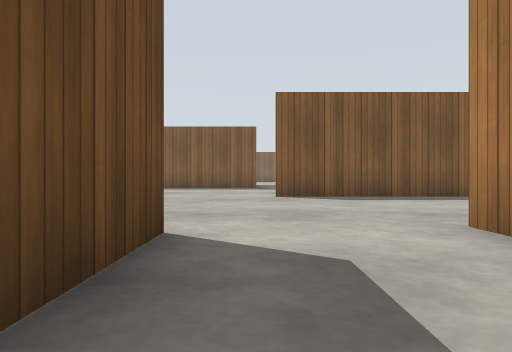
view 1 (above)

21 first-person views from a walk through a Gazebo world. The camera is 0.5 m above the floor, looks level and sees 70° across. The floor is counted in squares, 1 m on a side. Each view is taken from the middle of a square. On the plan, view 1 faces up. The plan holds only what a view shows up to about 9 squares ahead; the rest is blank. The place goes on beyond the plan. Gazebo's built-in surfaces are drawn with simple patterns.

view 2
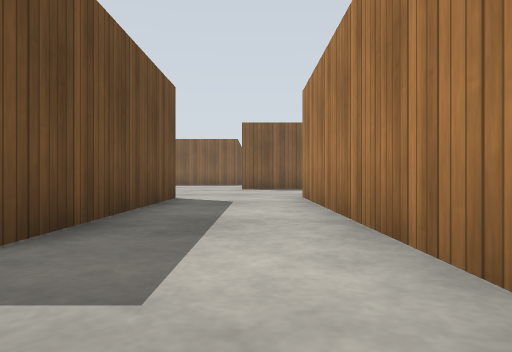

view 3
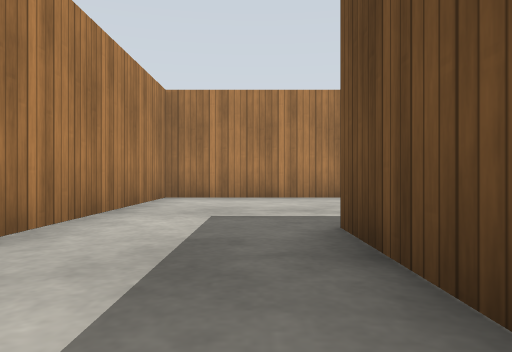

view 4
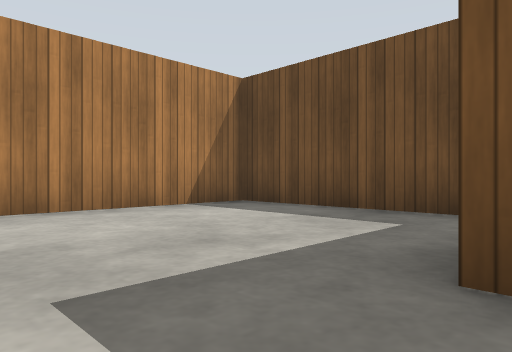

view 5
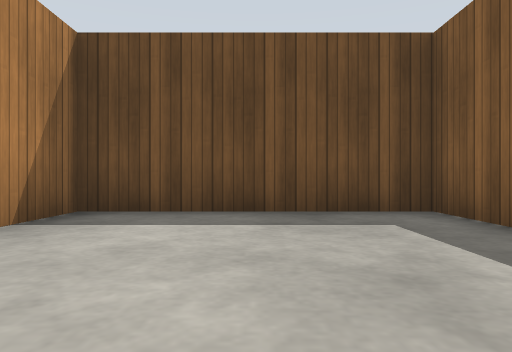

view 6
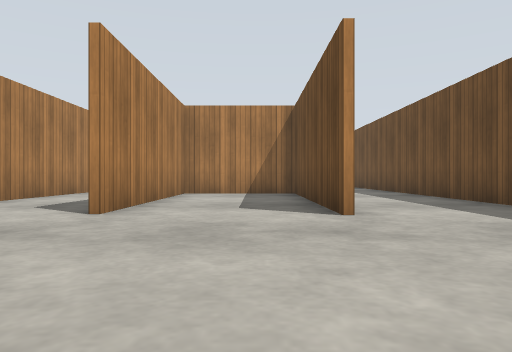

view 7
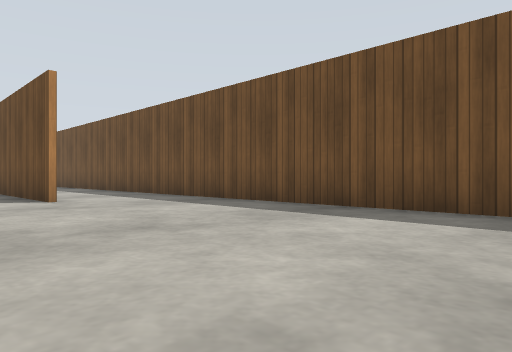

view 8
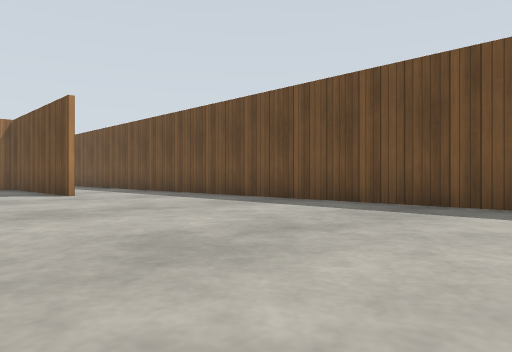

view 9
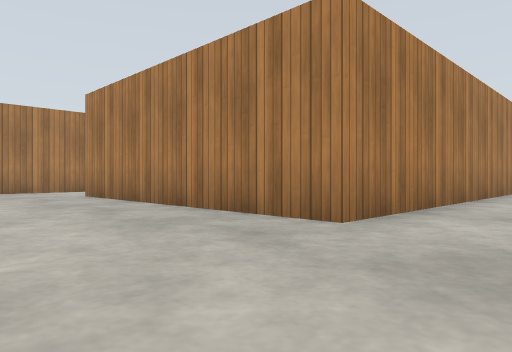

view 10
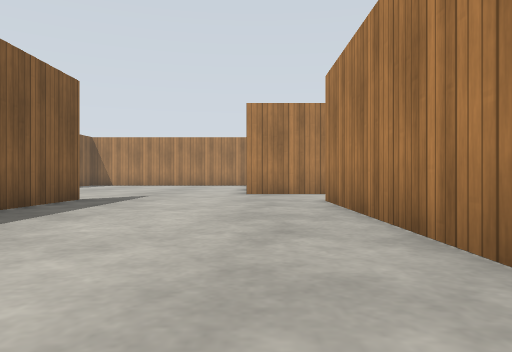

view 11
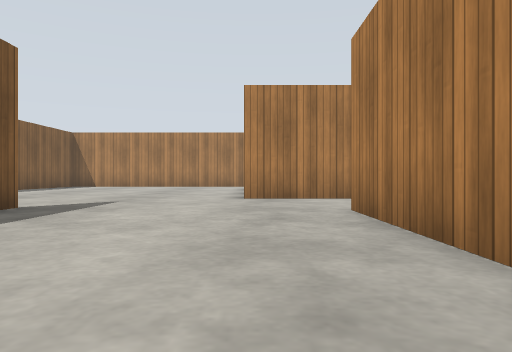

view 12
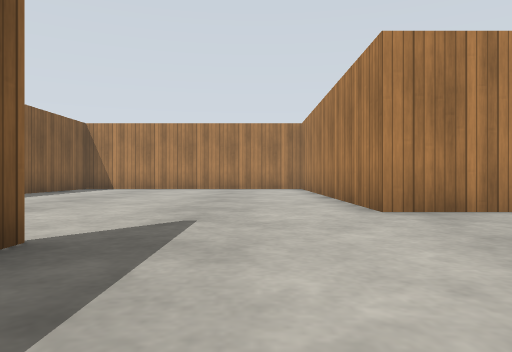

view 13
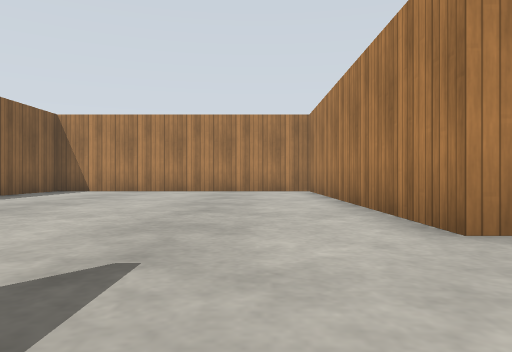

view 14
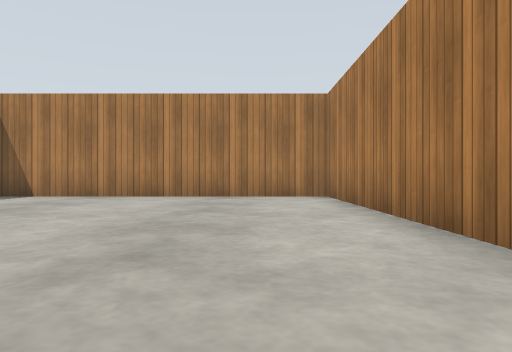

view 15
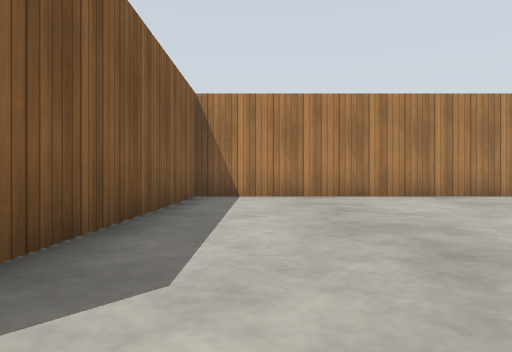

view 16
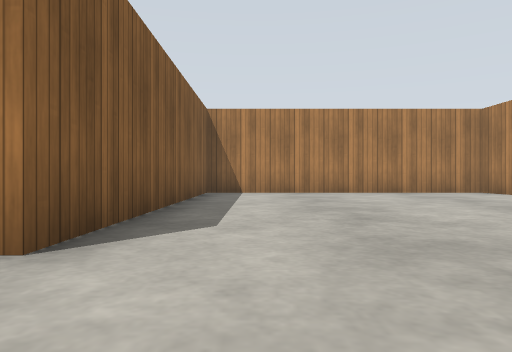

view 17
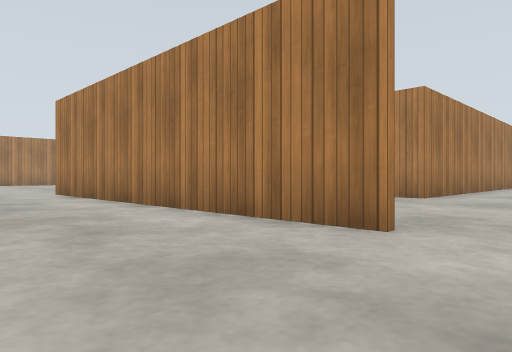

view 18
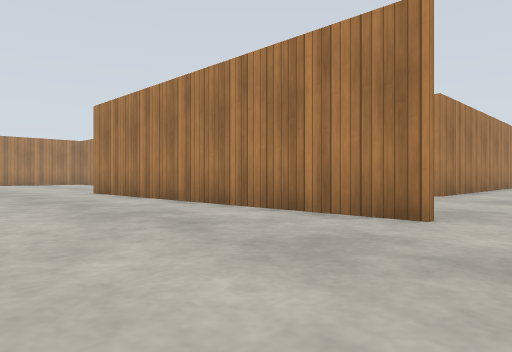

view 19
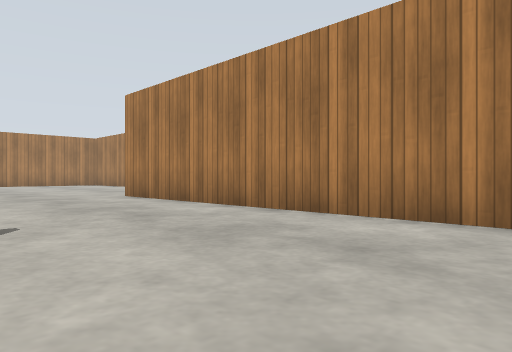

view 20
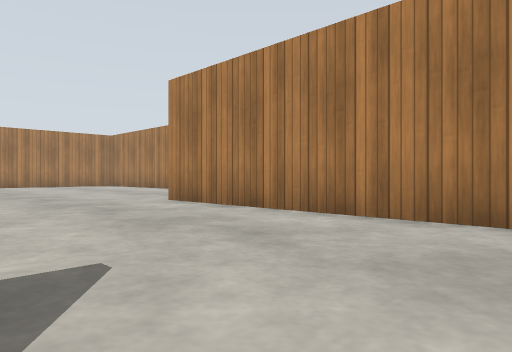

view 21
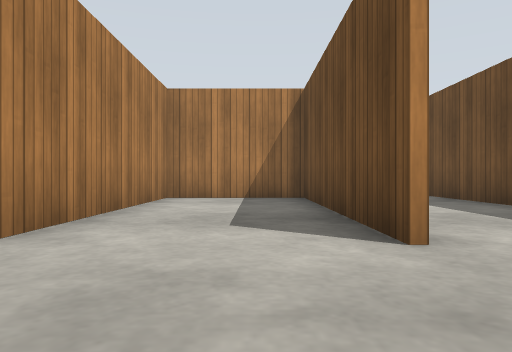

### Floor plan
Points are (right, up) in squares from view 1. A wall is a line through its corners. A room is listed if a view was taken in it or the views show most of it. See-through windows are left out.
Room 1 (views 1, 2, 3, 4, 5)
walls: (-2.5, -2.5) (-4.1, -2.5) (-4.1, -7.5) (2.1, -7.5) (2.1, 3.6); (-0.8, 3.2) (-0.8, -2.6)
ways out: opening at (0.5, 3) to room 2
Room 2 (views 6, 7, 8, 9, 10, 11, 12, 13, 14, 15, 16, 17, 18, 19, 20, 21)
walls: (5.1, 8.7) (0.4, 8.7); (9.8, 8.7) (7.2, 8.7); (0.4, 8.9) (9.8, 8.9); (2.1, 3.6) (9.4, 3.6); (12, 2.9) (12, 5.3) (20.9, 5.3) (20.9, 13.5) (12.2, 13.5); (-4.1, 3.4) (-4.1, -2.4) (-1, -2.4) (-1, 3.2); (-7.3, 12) (-7.3, 4.5)
ways out: opening at (0.5, 3) to room 1; opening at (-5.5, 4); opening at (10.5, 3)

Positions as (right, up) in squares from view 1, and headings:
1: (0, 0), facing up
2: (1, -5), facing up
3: (0, 1), facing down
4: (1, -2), facing down-left
5: (1, -5), facing left
6: (-3, 8), facing down
7: (-2, 11), facing down-left
8: (-1, 13), facing down-left
9: (0, 7), facing down-right
10: (2, 5), facing right
11: (4, 5), facing right
12: (7, 7), facing right
13: (9, 7), facing right
14: (12, 7), facing right
15: (12, 12), facing right
16: (10, 12), facing right
17: (-1, 12), facing down-right
18: (-1, 13), facing down-right
19: (1, 13), facing down-right
20: (3, 13), facing down-right
21: (-3, 6), facing down
